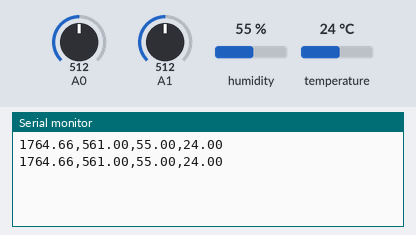
A sketch run on a simulated Arduino Uno, built with avr-gcc and run on an emulated ATmega328P. Shown: the last lines printed to the serial monitor. The test bench sets the inputs (shaded band); at power-on: humidity 55 %, A0 = 512, A1 = 512, temperature 24 °C.

Above: at 1.8 s.
1.9 s: humidity set to 22 %
At 2.8 s:
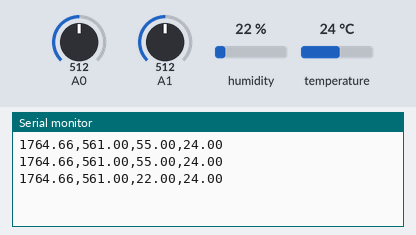
3.4 s: A0 set to 716
At 4.7 s:
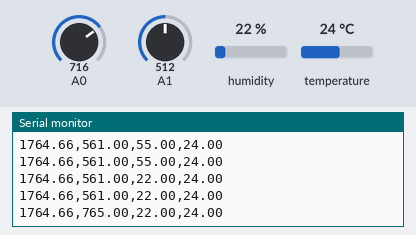
4.9 s: A1 set to 716
At 5.8 s:
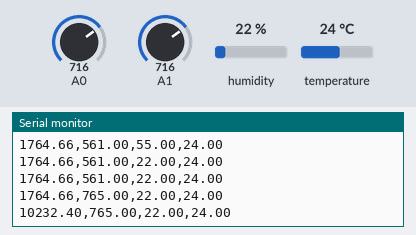
6.4 s: temperature set to 12 °C
At 7.6 s:
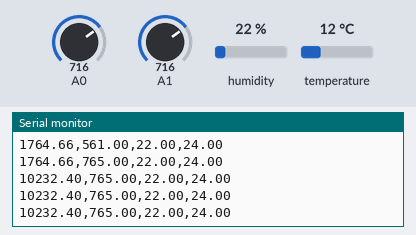
7.9 s: A0 set to 992
At 8.6 s:
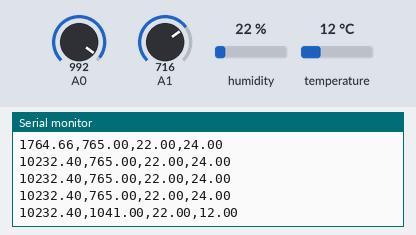
9.4 s: A1 set to 992
At 10.5 s:
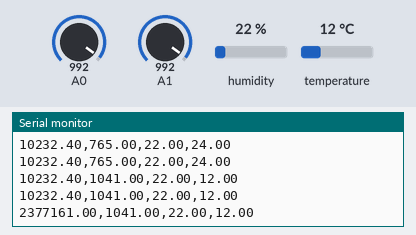
Timing chart, 0 to 11.9 s (numbered marks = the images above; inputs shaded):
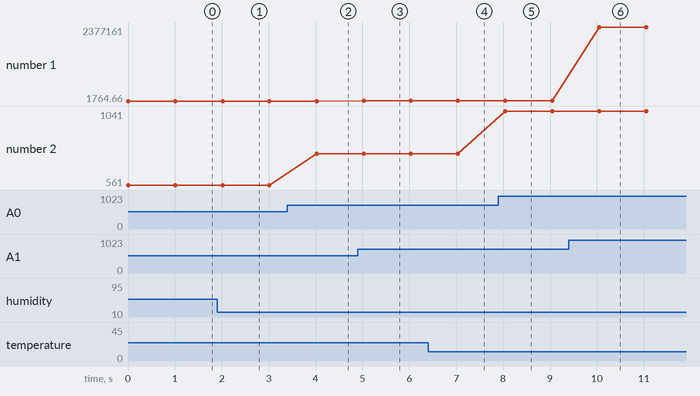

Measured:
- after the input at 1.9 s, the serial monitor: prints a new line after 0.12 s (image 1)
- after the input at 3.4 s, the serial monitor: prints a new line after 0.62 s (image 2)
- after the input at 4.9 s, the serial monitor: prints a new line after 0.13 s (image 3)
- after the input at 7.9 s, the serial monitor: prints a new line after 0.14 s (image 5)
- after the input at 9.4 s, the serial monitor: prints a new line after 0.65 s (image 6)
- plotted number 1: 1764.66 → 10232.4 after the input at 4.9 s, 10232.4 → 2377161 after the input at 9.4 s
- plotted number 2: 561 → 765 after the input at 3.4 s, 765 → 1041 after the input at 7.9 s

The sketch:

airSensorLog.ino
```cpp
#include "DHT.h"
#include <stdio.h>

//hum&temp sensor
#define DHTPIN 2
#define DHTTYPE DHT22


// Variable initializations
int reading;
int mq135_value;
int hcho_value;
float h;
float t;
float f;
float hcho_R0 = 30.0;
float hcho_ppm = 0;
float value_adj = 49;

DHT dht(DHTPIN, DHTTYPE);

void setup(){
  Serial.begin(9600);
  dht.begin();
}

void loop() {
  //hcho, mq135, h, t
  //HCHO sensor
  hcho_value = analogRead(A1);
  //float vol = hcho_value * 4.95/1023;
  float hcho_Rs = (1023.0/hcho_value)-1;
  hcho_ppm = pow(10.0,((log10(hcho_Rs/hcho_R0)-0.0827)/(-0.4807)));
  char hcho[12];
  dtostrf(hcho_ppm,3,2,hcho);
//  Serial.print(hcho_Rs);
//  Serial.print(",");

  //Mq135 sensor
  mq135_value = analogRead(A0);
  mq135_value = mq135_value + value_adj;
//  Serial.print(mq135_value, DEC);
//  Serial.print(",");
  char mq135[12];
  dtostrf(mq135_value,3,2,mq135);


  //humidity & tempareture sensor
  h = dht.readHumidity();
  t = dht.readTemperature();
  f = dht.readTemperature(true);
//  float hif = dht.computeHeatIndex(f, h);
//  float hic = dht.computeHeatIndex(t, h, false);
  char temp[12];
  dtostrf(t,3,2,temp);
  char humi[12];
  dtostrf(h,3,2,humi);

//  Serial.print(",");
//  Serial.print(h);
//  Serial.print(",");
//  Serial.println(t);

  char buf[44];
  sprintf(buf, "%s,%s,%s,%s", hcho, mq135, humi, temp);
  Serial.println(buf);

  delay(1000);
}
```
